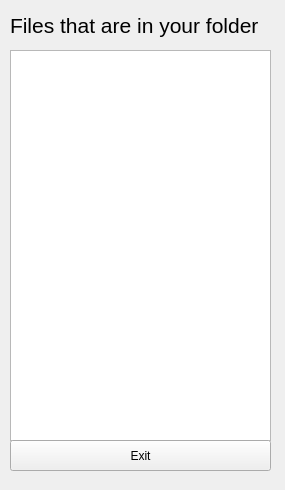
<?xml version="1.0" encoding="UTF-8"?>
<ui version="4.0">
 <class>DisplayBucketFiles</class>
 <widget class="QWidget" name="DisplayBucketFiles">
  <property name="geometry">
   <rect>
    <x>0</x>
    <y>0</y>
    <width>285</width>
    <height>490</height>
   </rect>
  </property>
  <property name="windowTitle">
   <string>DisplayBucketFiles</string>
  </property>
  <widget class="QTreeView" name="displayFolders">
   <property name="geometry">
    <rect>
     <x>10</x>
     <y>50</y>
     <width>261</width>
     <height>391</height>
    </rect>
   </property>
  </widget>
  <widget class="QLabel" name="label">
   <property name="geometry">
    <rect>
     <x>10</x>
     <y>10</y>
     <width>271</width>
     <height>31</height>
    </rect>
   </property>
   <property name="font">
    <font>
     <pointsize>16</pointsize>
    </font>
   </property>
   <property name="text">
    <string>Files that are in your folder</string>
   </property>
  </widget>
  <widget class="QPushButton" name="buttonToReturn">
   <property name="geometry">
    <rect>
     <x>10</x>
     <y>440</y>
     <width>261</width>
     <height>31</height>
    </rect>
   </property>
   <property name="text">
    <string>Exit</string>
   </property>
  </widget>
 </widget>
 <resources/>
 <connections/>
</ui>
